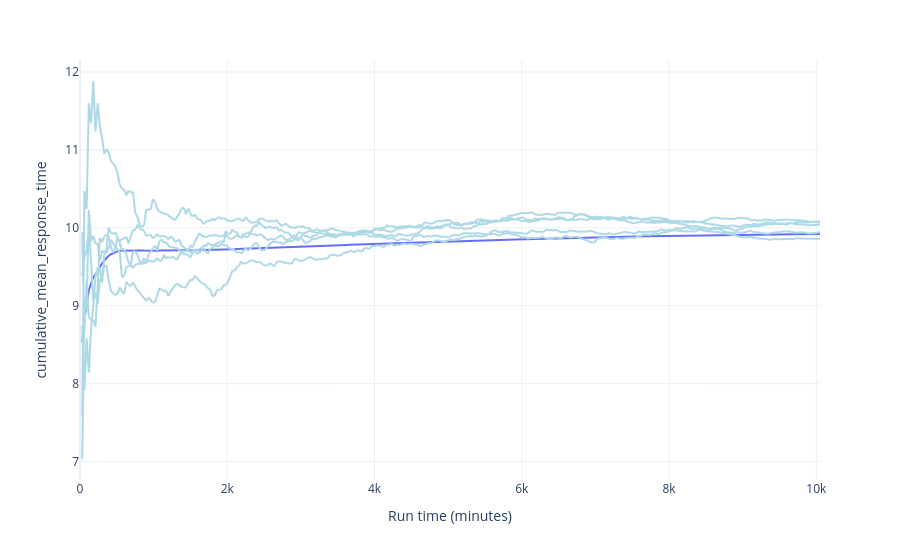

Source (notebook cell):
### Code cell
plot_warm_up(audit=audit, metric="response_time", category="C2")

### Figure 1 — Plotly figure (JSON) as saved in the notebook; plotly's stock layout.template omitted (floating-point values rounded to 4 significant figures; data arrays with more than 128 entries replaced by an {"elided": "..."} marker saying what was removed)
{"data": [{"hovertemplate": "run=0<br>time=%{x}<br>response_time=%{y}<extra></extra>", "legendgroup": "", "line": {"color": "lightblue", "dash": "solid"}, "marker": {"symbol": "circle"}, "mode": "lines", "name": "", "showlegend": false, "type": "scattergl", "x": {"elided": "336 int values"}, "xaxis": "x", "y": {"elided": "336 float values"}, "yaxis": "y"}, {"hovertemplate": "run=1<br>time=%{x}<br>response_time=%{y}<extra></extra>", "legendgroup": "", "line": {"color": "lightblue", "dash": "solid"}, "marker": {"symbol": "circle"}, "mode": "lines", "name": "", "showlegend": false, "type": "scattergl", "x": {"elided": "336 int values"}, "xaxis": "x", "y": {"elided": "336 float values"}, "yaxis": "y"}, {"hovertemplate": "run=2<br>time=%{x}<br>response_time=%{y}<extra></extra>", "legendgroup": "", "line": {"color": "lightblue", "dash": "solid"}, "marker": {"symbol": "circle"}, "mode": "lines", "name": "", "showlegend": false, "type": "scattergl", "x": {"elided": "336 int values"}, "xaxis": "x", "y": {"elided": "336 float values"}, "yaxis": "y"}, {"hovertemplate": "run=3<br>time=%{x}<br>response_time=%{y}<extra></extra>", "legendgroup": "", "line": {"color": "lightblue", "dash": "solid"}, "marker": {"symbol": "circle"}, "mode": "lines", "name": "", "showlegend": false, "type": "scattergl", "x": {"elided": "336 int values"}, "xaxis": "x", "y": {"elided": "336 float values"}, "yaxis": "y"}, {"hovertemplate": "run=4<br>time=%{x}<br>response_time=%{y}<extra></extra>", "legendgroup": "", "line": {"color": "lightblue", "dash": "solid"}, "marker": {"symbol": "circle"}, "mode": "lines", "name": "", "showlegend": false, "type": "scattergl", "x": {"elided": "336 int values"}, "xaxis": "x", "y": {"elided": "336 float values"}, "yaxis": "y"}, {"hovertemplate": "time=%{x}<br>overall_cumulative=%{y}<extra></extra>", "legendgroup": "", "line": {"color": "#636efa", "dash": "solid"}, "marker": {"symbol": "circle"}, "mode": "lines", "name": "", "orientation": "v", "showlegend": false, "type": "scatter", "x": {"elided": "336 int values"}, "xaxis": "x", "y": {"elided": "336 float values"}, "yaxis": "y"}], "layout": {"legend": {"tracegroupgap": 0}, "margin": {"t": 60}, "xaxis": {"anchor": "y", "domain": [0, 1], "title": {"text": "Run time (minutes)"}}, "yaxis": {"anchor": "x", "domain": [0, 1], "title": {"text": "cumulative_mean_response_time"}}}}
